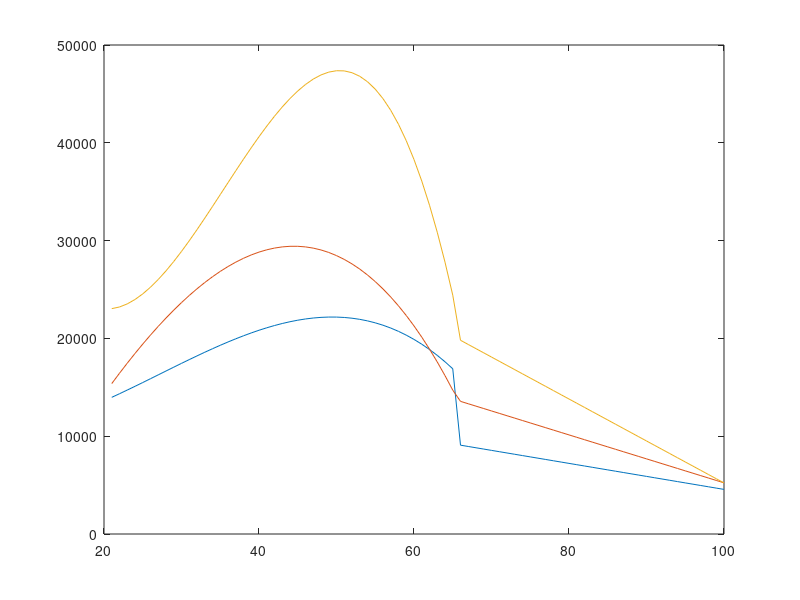

Source code (MATLAB): (Note: this script raises an error after producing the figure.)
%% This code replicates the results of 
% Hubbard, Skinner & Zeldes (1994) - The importance of precautionary motives in explaining individual and aggregate saving
% The model detailed in this Carnegie-Rochester Conference Series on Public Policy paper appears to also be exactly the same as that used in
% Hubbard, Skinner & Zeldes (1994) - Expanding the Life-Cycle Model: Precautionary Saving and Public Policy
% Hubbard, Skinner & Zeldes (1994) - Precautionary Saving and Social Insurance
% published in AER:P&P and JPE respecitively. Although I do not replicate all the results of these other two.

% Note that the model includes a floor on consumption. This creates non-convexities in the
% intertemporal budget constraint and means that basic Euler eqn based methods would not work.
% HSZ use an Euler eqn based method, but have to add considerable complications in order for it 
% to still work (see pg 113). This makes it a nice example for our present purposes as discertized VFI methods 
% of the VFI Toolkit are able to handle such models with no extra effort required.

%% State space variables of the model
% Age
% One endogenous variable: assets
% Two stochastic exogenous variables: income shock, medical expense shock
% Three fixed types: 
%  ft1: high-school dropout
%  ft2: high-school
%  ft3: university

%% Declare some parameter values

Params.J=80; % Ages 21 to 100 inclusive.
WorkingAgeVec=21:1:65;
RetiredAgeVec=66:100;
Params.age=[WorkingAgeVec,RetiredAgeVec];

% 
n_a=250;
maxa=5*10^5;
n_z=[15,15]; % income, medical
N_i=3; % Number of fixed types
N_j=Params.J; % Number of periods in finite horizon
Params.q=3; % For tauchen method. They used q=2.5: pg 112 of pdf, "range between 2.5 standard deviations (of the unconditional distribution) above and below..."

Params.gamma=3;
% Gamma plays three roles:      
        % gamma is coefficient of relative risk aversion
        % 1/gamma is the intertemporal elasticity of substitution of consumption
        % gamma+1 is the coefficient of relative prudence (Kimball, 1990)

Params.delta=0.03; % rate at which agents discount future
Params.beta=1/(1+Params.delta);
Params.r=0.03; % interest rate on assets

% Mortality rates (probability of survival)
% Table A.1
Params.dj=[0.00058, 0.00061, 0.00062, 0.00064, 0.00065, 0.00067, 0.00069, 0.00070, 0.00072, 0.00075, 0.00078, 0.00082, 0.00086, 0.00091, 0.00098, 0.00105, 0.00115, 0.00128, 0.00144, 0.00161, 0.00180, 0.00200,...
    0.00221, 0.00242, 0.00266, 0.00292, 0.00320, 0.00349, 0.00380, 0.00413, 0.00450, 0.00490, 0.00533,...
    0.00533, 0.00581, 0.00632, 0.00689, 0.00749, 0.00811, 0.00878, 0.00952, 0.01033, 0.01121, 0.01223,...
    0.01332, 0.01455, 0.01590, 0.01730, 0.01874, 0.02028, 0.02203, 0.02404, 0.02623, 0.02863, 0.03128,...
    0.03432, 0.03778, 0.04166, 0.04597, 0.05078, 0.05615, 0.06214, 0.06885, 0.07631, 0.08455, 0.09352,...
    0.10323, 0.11367, 0.12484, 0.13677, 0.14938, 0.16289, 0.17721, 0.19234, 0.20828, 0.22418, 0.23980, 0.25495, 0.26937, 0.28284]; % conditional probability of death
Params.sj=1-Params.dj; % Conditional survival probabilities. Act as a discount rate.

% Wage (Earnings) incomes, W
% Table A.2
Params.DeterministicWj_working.ft1=[10993-196*WorkingAgeVec+2167*((WorkingAgeVec.^2)/100)-2655*((WorkingAgeVec.^3)/10000)];
Params.DeterministicWj_working.ft2=[-11833+1421*WorkingAgeVec-137*((WorkingAgeVec.^2)/100)-2186*((WorkingAgeVec.^3)/10000)]; 
Params.DeterministicWj_working.ft3=[72270-5579*WorkingAgeVec+19200*((WorkingAgeVec.^2)/100)-18076*((WorkingAgeVec.^3)/10000)];
% Table A.3
Params.DeterministicWj_retired.ft1=[17861-133*RetiredAgeVec]; 
Params.DeterministicWj_retired.ft2=[29733-245*RetiredAgeVec]; 
Params.DeterministicWj_retired.ft3=[48123-429*RetiredAgeVec];
Params.DeterministicWj.ft1=[Params.DeterministicWj_working.ft1, Params.DeterministicWj_retired.ft1];
Params.DeterministicWj.ft2=[Params.DeterministicWj_working.ft2, Params.DeterministicWj_retired.ft2];
Params.DeterministicWj.ft3=[Params.DeterministicWj_working.ft3, Params.DeterministicWj_retired.ft3];
% Compare to Fig A.1(a-c): they won't be exactly the same as drop the year fixed effects, but eyeballing suggests they are fine.
plot(21:1:100, Params.DeterministicWj.ft1, 21:1:100, Params.DeterministicWj.ft2, 21:1:100, Params.DeterministicWj.ft3)
% Stochastic Wj (Table A.4): u_it, an AR(1) in regressions in paper
Params.w_rho=[0.955; 0.946; 0.955];
Params.w_sigmasqepsilon=[0.033; 0.025; 0.016];
Params.w_sigmasqu=Params.w_sigmasqepsilon./(1-Params.w_rho.^2);
Params.w_sigmasqupsilon=[0.040; 0.021; 0.014]; % Estimated from PSID but not used in model.
% Bottom of pg 103 (45th pg): Wit=exp(log(DeterministicWj)-0.5*sigmasqu+uit)
% "This specification ensures that when we compare the certainty case with
% the earnings uncertainty case, we hold the age-conditional means of earnings constant."

% Medical Expenses, M
% Table A.5
Params.DeterministicMj_working=[5.373+0.073*WorkingAgeVec-0.753*((WorkingAgeVec.^2)/1000); 4.749+0.106*WorkingAgeVec-1.084*((WorkingAgeVec.^2)/1000); 4.816+0.109*WorkingAgeVec-1.090*((WorkingAgeVec.^2)/1000)];
Params.DeterministicMj_retired=[14.441-0.200*RetiredAgeVec+1.288*((RetiredAgeVec.^2)/1000); 11.371-0.101*RetiredAgeVec+0.540*((RetiredAgeVec.^2)/1000); 9.553-0.054*RetiredAgeVec-0.297*((RetiredAgeVec.^2)/1000)];
Params.DeterministicMj=[Params.DeterministicMj_working, Params.DeterministicMj_retired]; % is in logs
Params.m_rho=0.901*ones(3,1);
Params.m_sigmasqepsilon=[0.175; 0.156; 0.153];
Params.m_sigmasqomega=[0.220; 0.220; 0.220];
% Consumption Floor
Params.Cbar=7000; % (middle of pg. 111)

%% Create some outputs to replicate those of HubbardSkinnerZeldes1994

% Note: The annual growth rate of the population is assumed to be 1%.
Params.n=0.01;

simoptions.numbersims=10^3; % Number of simulations on which panel data (and life-cycle profile) results will be based.

PTypeDist=[0.22,0.56,0.22]'; % Hubbard, Skinner & Zeldes (1994) do not appear to report these 
                             % weights/probabilities anywhere in either of the two papers. 
                             % I have 'ballparked' them based on alternative sources for 1984 as
                             % fractions of US population (pg 1 of http://www.russellsage.org/sites/all/files/chartbook/Educational%20Attainment%20and%20Achievement.pdf )


%% Create the replication results
Table1=struct();
Table2=nan(12,6);

% Get results for uncertainty model
deltavec=[0.03,0.1,0.15];
gammavec=[1,3,5];
Cbarvec=[1,7000];
for delta_c=1:length(deltavec)
    for gamma_c=1:length(gammavec)
        for Cbar_c=1:2
            fprintf('Currently solving for delta_c=%d, gamma_c=%d,Cbar_c=%d',delta_c,gamma_c,Cbar_c)
            Params.Cbar=Cbarvec(Cbar_c);
            Params.delta=deltavec(delta_c);
            Params.gamma=gammavec(gamma_c);
            descriptivestr={['Cbar',num2str(Params.Cbar),'gammma',num2str(Params.gamma),'delta',num2str(100*Params.delta)]};
            [Table1row.(descriptivestr{:}), Table2temp, Table3temp, LifeCycProfiles]=HubbardSkinnerZeldes1994_function(Params,n_a,n_z,simoptions, PTypeDist);
            if Params.Cbar==7000 && Params.delta==0.03 && Params.gamma==3
                Table2(:,1:3)=Table2temp;
            elseif Params.Cbar==1 && Params.delta==0.1 && Params.gamma==3
                Table2(:,4:6)=Table2temp;
            end
            if Params.Cbar==7000 && Params.delta==0.03 && Params.gamma==3
                Table3=Table3temp;
            end
        end
    end
end

% Set Parameters back to defaults
Params.delta=0.03;
Params.gamma=3;
Params.Cbar=7000;

% Get results for 'certain lifetimes' case
Params.sj=ones(size(Params.sj));
Params.Cbar=1;
[Table1row.certainlifetimes, ~, ~, LifeCycProfiles.certainlifetimes]=HubbardSkinnerZeldes1994_function(Params,n_a,n_z,simoptions, PTypeDist);

% Get results for 'all certainty' case
Params.sj=ones(size(Params.sj)); 
n_z=[1,1];
Params.Cbar=1;
[Table1row.allcertain, ~, ~, LifeCycProfiles.allcertain]=HubbardSkinnerZeldes1994_function(Params,n_a,n_z,simoptions, PTypeDist);

